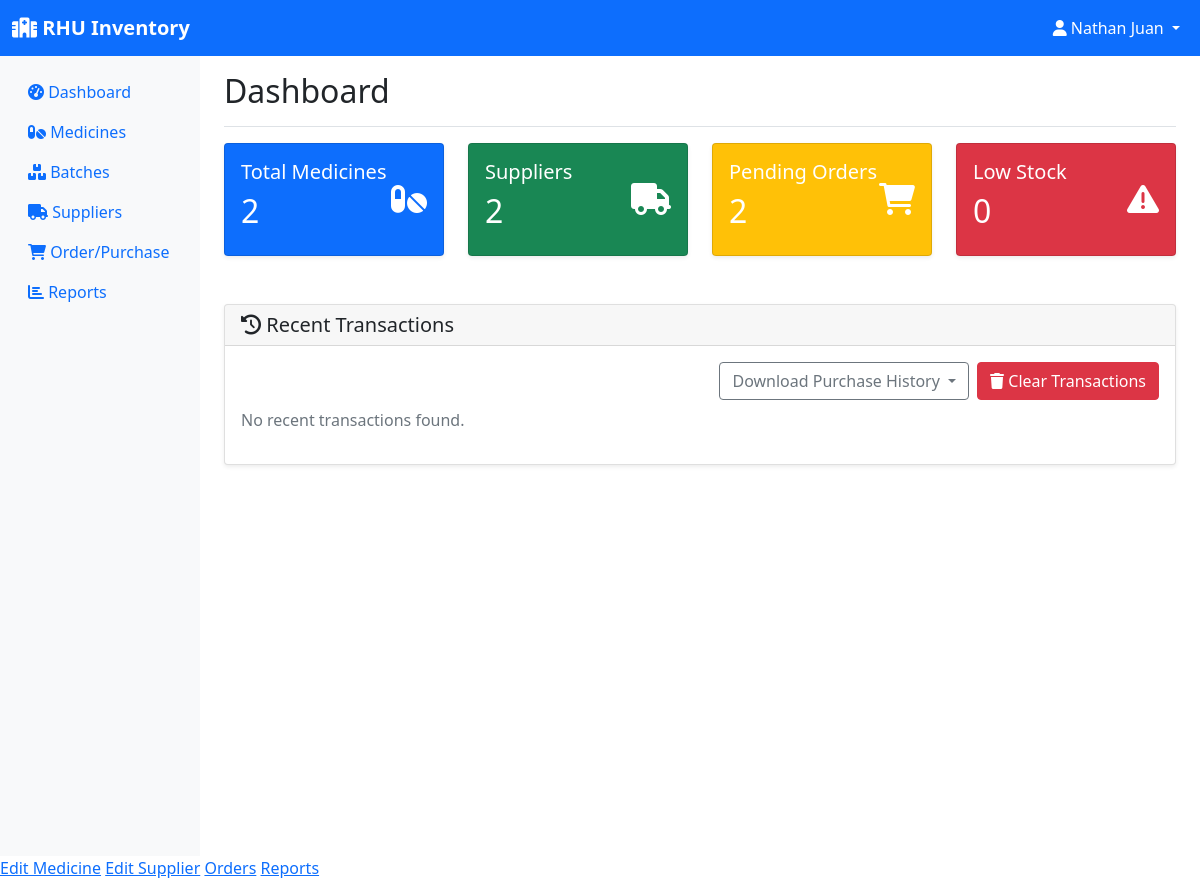
Page /dashboard (signed in) on the earlier database version.
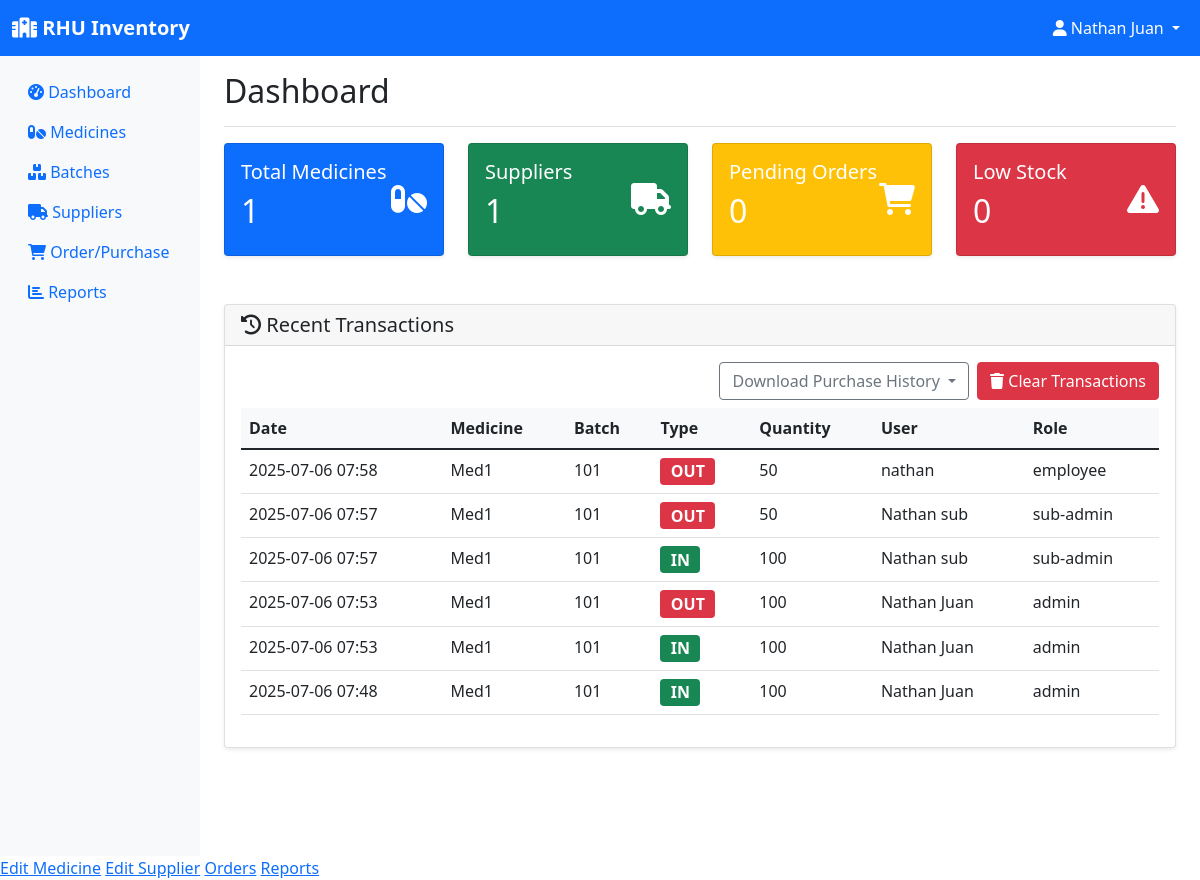
Same page on the later database version.
### models.py (models this page shows, shortened)
class User(UserMixin, db.Model):
    id = db.Column(db.Integer, primary_key=True)
    username = db.Column(db.String(150), unique=True, nullable=False)
    password = db.Column(db.String(256), nullable=False)
    role = db.Column(db.String(20), nullable=False, default='employee')  # pharmacist, manager, assistant
    email = db.Column(db.String(120), unique=True, nullable=False)
    created_at = db.Column(db.DateTime, default=datetime.utcnow)

class StockTransaction(db.Model):
    id = db.Column(db.Integer, primary_key=True)
    batch_id = db.Column(db.Integer, db.ForeignKey('batch.id'), nullable=False)
    transaction_type = db.Column(db.String(20), nullable=False)  # in, out
    quantity = db.Column(db.Integer, nullable=False)
    transaction_date = db.Column(db.DateTime, default=datetime.utcnow)
    performed_by = db.Column(db.Integer, db.ForeignKey('user.id'), nullable=False)
    notes = db.Column(db.String(200))
    user = db.relationship('User', backref='transactions')

class Medicine(db.Model):
    id = db.Column(db.Integer, primary_key=True)
    name = db.Column(db.String(100), nullable=False)
    generic_name = db.Column(db.String(100))
    category = db.Column(db.String(50))
    unit = db.Column(db.String(20))  # e.g., tablets, bottles, etc.
    supplier_id = db.Column(db.Integer, db.ForeignKey('supplier.id'), nullable=False)
    created_at = db.Column(db.DateTime, default=datetime.utcnow)
    batches = db.relationship('Batch', backref='medicine', lazy=True)
    order_items = db.relationship('OrderItem', backref='medicine', lazy=True)

class Batch(db.Model):
    id = db.Column(db.Integer, primary_key=True)
    batch_number = db.Column(db.String(50), nullable=False)
    medicine_id = db.Column(db.Integer, db.ForeignKey('medicine.id'), nullable=False)
    quantity = db.Column(db.Integer, nullable=False)
    expiration_date = db.Column(db.Date, nullable=False)
    manufacturing_date = db.Column(db.Date)
    unit_price = db.Column(db.Float)
    created_at = db.Column(db.DateTime, default=datetime.utcnow)
    transactions = db.relationship('StockTransaction', backref='batch', lazy=True)

### app.py (the view)
@app.route('/dashboard')
@login_required
def dashboard():
    low_stock = Batch.query.filter(Batch.quantity <= 10).all()
    thirty_days_from_now = datetime.now().date() + timedelta(days=30)
    expiring_soon = Batch.query.filter(
        Batch.expiration_date <= thirty_days_from_now,
        Batch.expiration_date > datetime.now().date()
    ).all()
    recent_transactions = StockTransaction.query.order_by(
        StockTransaction.transaction_date.desc()
    ).limit(10).all()
    total_medicines = Medicine.query.count()
    total_suppliers = Supplier.query.count()
    pending_orders = Order.query.filter_by(status='pending').count()
    return render_template('dashboard.html',
                         low_stock=low_stock,
                         expiring_soon=expiring_soon,
                         recent_transactions=recent_transactions,
                         total_medicines=total_medicines,
                         total_suppliers=total_suppliers,
                         pending_orders=pending_orders)

### app.py (called while the page is built)
@login_manager.user_loader
def load_user(user_id):
    return User.query.get(int(user_id))

### templates/dashboard.html (shortened to what this page needs)
{% extends "base.html" %}
{% block content %}
<div class="d-flex justify-content-between flex-wrap flex-md-nowrap align-items-center pt-3 pb-2 mb-3 border-bottom">
    <h1 class="h2">Dashboard</h1>
</div>
<div class="row mb-4">
    <div class="col-md-3">
        <div class="card text-white bg-primary">
            <div class="card-body">
                <div class="d-flex justify-content-between">
                    <div>
                        <h5 class="card-title">Total Medicines</h5>
                        <h2>{{ total_medicines }}</h2>
                    </div>
                    <div class="align-self-center">
                        <i class="fas fa-pills fa-2x"></i>
                    </div>
                </div>
            </div>
        </div>
    </div>
    <div class="col-md-3">
        <div class="card text-white bg-success">
            <div class="card-body">
                <div class="d-flex justify-content-between">
                    <div>
                        <h5 class="card-title">Suppliers</h5>
                        <h2>{{ total_suppliers }}</h2>
                    </div>
                    <div class="align-self-center">
                        <i class="fas fa-truck fa-2x"></i>
                    </div>
                </div>
            </div>
        </div>
    </div>
    <div class="col-md-3">
        <div class="card text-white bg-warning">
            <div class="card-body">
                <div class="d-flex justify-content-between">
                    <div>
                        <h5 class="card-title">Pending Orders</h5>
                        <h2>{{ pending_orders }}</h2>
                    </div>
                    <div class="align-self-center">
                        <i class="fas fa-shopping-cart fa-2x"></i>
                    </div>
                </div>
            </div>
        </div>
    </div>
    <div class="col-md-3">
        <div class="card text-white bg-danger">
            <div class="card-body">
                <div class="d-flex justify-content-between">
                    <div>
                        <h5 class="card-title">Low Stock</h5>
                        <h2>{{ low_stock|length }}</h2>
                    </div>
                    <div class="align-self-center">
                        <i class="fas fa-exclamation-triangle fa-2x"></i>
                    </div>
                </div>
            </div>
        </div>
    </div>
</div>
<div class="row">
    <div class="col-12">
        <div class="card">
            <div class="card-header">
                <h5 class="mb-0"><i class="fas fa-history"></i> Recent Transactions</h5>
            </div>
            <div class="card-body">
                <div class="d-flex justify-content-end mb-2">
                    <div class="dropdown me-2">
                        <button class="btn btn-outline-secondary dropdown-toggle" type="button" id="downloadMenu" data-bs-toggle="dropdown" aria-expanded="false">
                            Download Purchase History
                        </button>
                    </div>
                    {% if current_user.is_authenticated and current_user.role == 'admin' %}
                    <form method="post" action="{{ url_for('clear_transactions') }}" style="display:inline;">
                        <button type="submit" class="btn btn-danger" onclick="return confirm('Are you sure you want to clear all transaction history?');">
                            <i class="fas fa-trash"></i> Clear Transactions
                        </button>
                    </form>
                    {% endif %}
                </div>
                {% if recent_transactions %}
                <div class="table-responsive">
                    <table class="table">
                        <thead>
                            <tr>
                                <th>Date</th>
                                <th>Medicine</th>
                                <th>Batch</th>
                                <th>Type</th>
                                <th>Quantity</th>
                                <th>User</th>
                                <th>Role</th>
                            </tr>
                        </thead>
                        <tbody>
                            {% for tx in recent_transactions %}
                            <tr>
                                <td>{{ tx.transaction_date.strftime('%Y-%m-%d %H:%M') }}</td>
                                <td>{{ tx.batch.medicine.name if tx.batch and tx.batch.medicine else "N/A" }}</td>
                                <td>{{ tx.batch.batch_number if tx.batch else "N/A" }}</td>
                                <td>
                                    {% if tx.transaction_type.lower() == 'in' %}
                                        <span class="badge bg-success" style="font-size:1em;">IN</span>
                                    {% elif tx.transaction_type.lower() == 'out' %}
                                        <span class="badge bg-danger" style="font-size:1em;">OUT</span>
                                    {% else %}
                                        <span class="badge bg-secondary" style="font-size:1em;">{{ tx.transaction_type|upper }}</span>
                                    {% endif %}
                                </td>
                                <td>{{ tx.quantity }}</td>
                                <td>
                                    {% if tx.user and tx.user.username %}
                                        {{ tx.user.username }}
                                    {% else %}
                                        {{ tx.performed_by }}
                                    {% endif %}
                                </td>
                                <td>
                                    {% if tx.user and tx.user.role %}
                                        {{ tx.user.role }}
                                    {% else %}
                                        N/A
                                    {% endif %}
                                </td>
                            </tr>
                            {% endfor %}
                        </tbody>
                    </table>
                </div>
                {% else %}
                <p class="text-muted">No recent transactions found.</p>
                {% endif %}
            </div>
        </div>
    </div>
</div>
{% endblock %}

### templates/base.html (shortened to what this page needs)
<!DOCTYPE html>
<html lang="en">
<head>
    <link href="https://cdn.jsdelivr.net/npm/bootstrap@5.1.3/dist/css/bootstrap.min.css" rel="stylesheet">
    <link href="https://cdnjs.cloudflare.com/ajax/libs/font-awesome/6.0.0/css/all.min.css" rel="stylesheet">
</head>
<body>
    <nav class="navbar navbar-expand-lg navbar-dark bg-primary">
        <div class="container-fluid">
            <a class="navbar-brand" href="{{ url_for('dashboard') }}">
                <i class="fas fa-hospital"></i> RHU Inventory
            </a>
            {% if current_user.is_authenticated %}
            <div class="navbar-nav ms-auto">
                <div class="nav-item dropdown">
                    <a class="nav-link dropdown-toggle text-white" href="#" id="navbarDropdown" role="button" data-bs-toggle="dropdown">
                        <i class="fas fa-user"></i> {{ current_user.username }}
                    </a>
                </div>
            </div>
            {% endif %}
        </div>
    </nav>
    <div class="container-fluid">
        <div class="row">
            {% if current_user.is_authenticated %}
            <nav class="col-md-3 col-lg-2 d-md-block sidebar collapse">
                <div class="position-sticky pt-3">
                    <ul class="nav flex-column">
                        <li class="nav-item">
                            <a class="nav-link" href="{{ url_for('dashboard') }}">
                                <i class="fas fa-tachometer-alt"></i> Dashboard
                            </a>
                        </li>
                        <li class="nav-item">
                            <a class="nav-link" href="{{ url_for('inventory') }}">
                                <i class="fas fa-pills"></i> Medicines
                            </a>
                        </li>
                        <li class="nav-item">
                            <a class="nav-link" href="{{ url_for('batches') }}">
                                <i class="fas fa-boxes"></i> Batches
                            </a>
                        </li>
                        <li class="nav-item">
                            <a class="nav-link" href="{{ url_for('suppliers') }}">
                                <i class="fas fa-truck"></i> Suppliers
                            </a>
                        </li>
                        <li class="nav-item">
                            <a class="nav-link" href="{{ url_for('orders') }}">
                                <i class="fas fa-shopping-cart"></i> Order/Purchase
                            </a>
                        </li>
                        <li class="nav-item">
                            <a class="nav-link" href="{{ url_for('reports') }}">
                                <i class="fas fa-chart-bar"></i> Reports
                            </a>
                        </li>
                    </ul>
                </div>
            </nav>
            {% endif %}
            <main class="{% if current_user.is_authenticated %}col-md-9 ms-sm-auto col-lg-10 px-md-4{% else %}col-12{% endif %}">
                {% block content %}{% endblock %}
            </main>
        </div>
    </div>
    {% if current_user.is_authenticated %}
        {% if current_user.role == 'admin' %}
            <a href="{{ edit_medicine_url }}">Edit Medicine</a>
            <a href="{{ edit_supplier_url }}">Edit Supplier</a>
            <a href="{{ orders_url }}">Orders</a>
            <a href="{{ reports_url }}">Reports</a>
        {% elif current_user.role == 'sub-admin' %}
            <a href="{{ edit_medicine_url }}">Edit Medicine</a>
            <a href="{{ edit_supplier_url }}">Edit Supplier</a>
            <a href="{{ orders_url }}">Orders</a>
        {% elif current_user.role == 'employee' %}
            <a href="{{ orders_url }}">Orders</a>
            <a href="{{ reports_url }}">Reports</a>
        {% endif %}
    {% endif %}
</body>
</html>

### templates/base.html (style rules this page uses)
.sidebar { min-height: 100vh; background-color: #f8f9fa; }
.navbar-brand { font-weight: bold; }
.card { box-shadow: 0 0.125rem 0.25rem rgba(0, 0, 0, 0.075); border: 1px solid rgba(0, 0, 0, 0.125); }
.table th { background-color: #f8f9fa; border-top: none; }

Differences in the rows shown:
added StockTransaction: transaction_date "2025-07-06 07:58", batch.medicine "Med1", batch "101", transaction_type "OUT", quantity "50", user.username "nathan", user.role "employee"
added StockTransaction: transaction_date "2025-07-06 07:57", batch.medicine "Med1", batch "101", transaction_type "OUT", quantity "50", user.username "Nathan sub", user.role "sub-admin"
added StockTransaction: transaction_date "2025-07-06 07:57", batch.medicine "Med1", batch "101", transaction_type "IN", quantity "100", user.username "Nathan sub", user.role "sub-admin"
added StockTransaction: transaction_date "2025-07-06 07:53", batch.medicine "Med1", batch "101", transaction_type "OUT", quantity "100", user.username "Nathan Juan", user.role "admin"
added StockTransaction: transaction_date "2025-07-06 07:53", batch.medicine "Med1", batch "101", transaction_type "IN", quantity "100", user.username "Nathan Juan", user.role "admin"
added StockTransaction: transaction_date "2025-07-06 07:48", batch.medicine "Med1", batch "101", transaction_type "IN", quantity "100", user.username "Nathan Juan", user.role "admin"
Other differences:
{{ total_medicines }}: "2" → "1"
{{ total_suppliers }}: "2" → "1"
{{ pending_orders }}: "2" → "0"
text no longer shown: "No recent transactions found."
text now shown: "Date Medicine Batch Type Quantity User Role"
